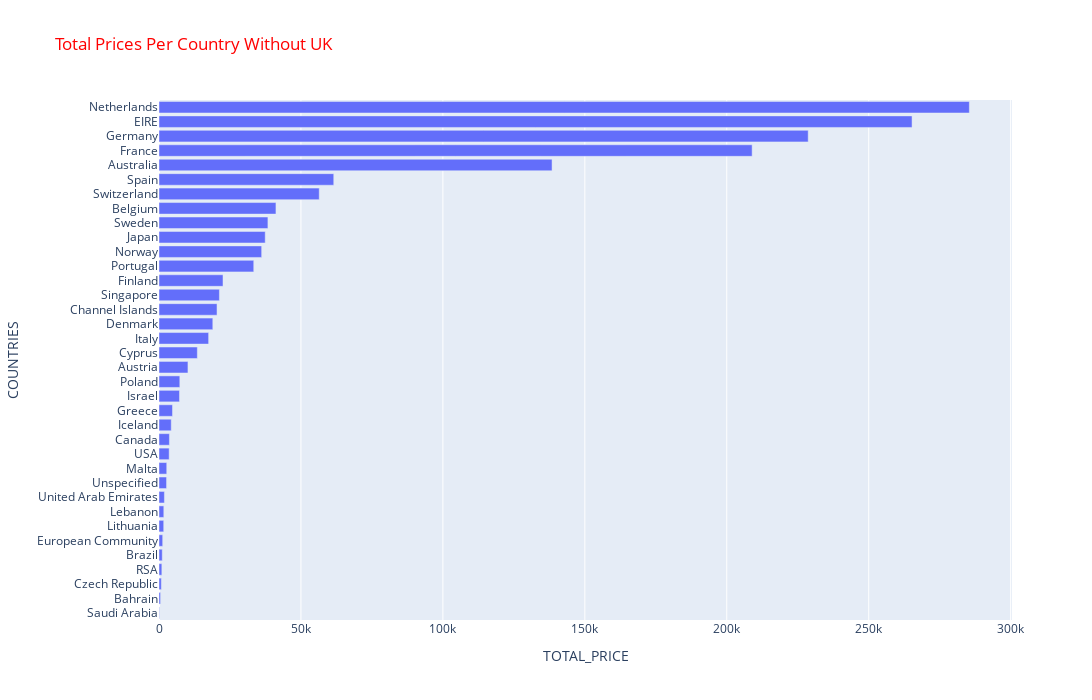

Here is the notebook cell this chart was saved with:
### Code cell
# PLOTLY BAR PLOT
import plotly.express as px
plt.figure(figsize = (16,9))
fig = px.bar(df_total_price.iloc[1:], x = "total_price", y = df_total_price.iloc[1:].index, title="Total Prices Per Country Without UK")
fig.update_yaxes(categoryorder='total ascending')
fig.update_layout(xaxis_title="TOTAL_PRICE",yaxis_title="COUNTRIES", autosize=False, width=1400, height=700, title_font_color="red",)
fig.show()

### Figure 1 — Plotly figure (JSON) as saved in the notebook; plotly's stock layout.template omitted (floating-point values rounded to 4 significant figures)
{"data": [{"alignmentgroup": "True", "hovertemplate": "total_price=%{x}<br>y=%{y}<extra></extra>", "legendgroup": "", "marker": {"color": "#636efa", "pattern": {"shape": ""}}, "name": "", "offsetgroup": "", "orientation": "h", "showlegend": false, "textposition": "auto", "type": "bar", "x": [285400.0, 265300.0, 228700.0, 208900.0, 138500.0, 61560.0, 56440.0, 41200.0, 38370.0, 37420.0, 36170.0, 33380.0, 22550.0, 21280.0, 20440.0, 18960.0, 17480.0, 13500.0, 10200.0, 7335.0, 7216.0, 4761.0, 4310, 3666.0, 3580.0, 2726.0, 2661.0, 1902.0, 1694.0, 1661.0, 1300.0, 1144.0, 1002.0, 826.7, 548.4, 145.9], "xaxis": "x", "y": ["Netherlands", "EIRE", "Germany", "France", "Australia", "Spain", "Switzerland", "Belgium", "Sweden", "Japan", "Norway", "Portugal", "Finland", "Singapore", "Channel Islands", "Denmark", "Italy", "Cyprus", "Austria", "Poland", "Israel", "Greece", "Iceland", "Canada", "USA", "Malta", "Unspecified", "United Arab Emirates", "Lebanon", "Lithuania", "European Community", "Brazil", "RSA", "Czech Republic", "Bahrain", "Saudi Arabia"], "yaxis": "y"}], "layout": {"autosize": false, "barmode": "relative", "height": 700, "legend": {"tracegroupgap": 0}, "title": {"font": {"color": "red"}, "text": "Total Prices Per Country Without UK"}, "width": 1400, "xaxis": {"anchor": "y", "domain": [0, 1], "title": {"text": "TOTAL_PRICE"}}, "yaxis": {"anchor": "x", "categoryorder": "total ascending", "domain": [0, 1], "title": {"text": "COUNTRIES"}}}}
